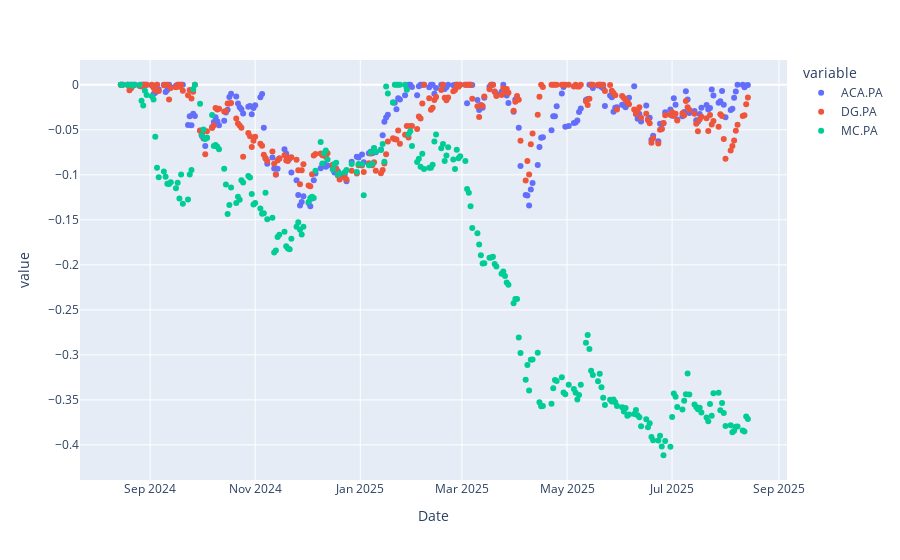

Source (notebook cell):
### Code cell
def drawdowns_comparison(self, portfolio_history, benchmark):
    """
    Generate a performance comparison chart with portfolio, benchmark, and individual assets.
    
    Parameters:
    -----------
    portfolio_history : pd.DataFrame
        Historical portfolio data with assets as columns
    benchmark : pd.Series
        Benchmark time series data
    
    Returns:
    --------
    str : HTML string of the chart
    """
    # Prepare data
    asset_names = portfolio_history.columns.tolist()
    comparison_data = portfolio_history.copy()
    comparison_data["Portfolio"] = portfolio_history.sum(axis=1)
    comparison_data['Benchmark'] = benchmark
    comparison_data = comparison_data.dropna()

    # Calculate the cumulative percentage change in price or returns
    indexed_data = 100 * (1 + comparison_data.pct_change()).cumprod()

    # Identify the peaks and calculate drawdowns
    peaks = indexed_data.cummax()
    indexed_data = (indexed_data - peaks) / peaks
    
    # Create figure
    fig = go.Figure()
    
    # Add portfolio line
    fig.add_trace(go.Scatter(
        x=indexed_data.index,
        y=indexed_data["Portfolio"],
        line_color="#1a3a8f",
        mode='lines',
        name='Portfolio'
    ))
    
    # Add benchmark line
    fig.add_trace(go.Scatter(
        x=indexed_data.index,
        y=indexed_data["Benchmark"],
        line_color='#d62728',
        mode='lines',
        name='Benchmark'
    ))
    
    # Add individual assets (initially hidden)
    color_palette = self._generate_color_palette("#1a3a8f", len(asset_names) + 1)
    for asset, color in zip(asset_names, color_palette[1:]):
        fig.add_trace(go.Scatter(
            x=indexed_data.index,
            y=indexed_data[asset],
            line=dict(color=color, dash='dashdot'),
            mode='lines',
            name=asset,
            visible='legendonly'
        ))
    
    return self._apply_standard_layout(fig).to_html(config={'displaylogo': False})

### Figure 1 — Plotly figure (JSON) as saved in the notebook; plotly's stock layout.template omitted (floating-point values rounded to 4 significant figures; data arrays with more than 128 entries replaced by an {"elided": "..."} marker saying what was removed)
{"data": [{"hovertemplate": "variable=ACA.PA<br>Date=%{x}<br>value=%{y}<extra></extra>", "legendgroup": "ACA.PA", "marker": {"color": "#636efa", "symbol": "circle"}, "mode": "markers", "name": "ACA.PA", "orientation": "v", "showlegend": true, "type": "scatter", "x": {"elided": "256 str values"}, "xaxis": "x", "y": {"elided": "256 float values"}, "yaxis": "y"}, {"hovertemplate": "variable=DG.PA<br>Date=%{x}<br>value=%{y}<extra></extra>", "legendgroup": "DG.PA", "marker": {"color": "#EF553B", "symbol": "circle"}, "mode": "markers", "name": "DG.PA", "orientation": "v", "showlegend": true, "type": "scatter", "x": {"elided": "256 str values"}, "xaxis": "x", "y": {"elided": "256 float values"}, "yaxis": "y"}, {"hovertemplate": "variable=MC.PA<br>Date=%{x}<br>value=%{y}<extra></extra>", "legendgroup": "MC.PA", "marker": {"color": "#00cc96", "symbol": "circle"}, "mode": "markers", "name": "MC.PA", "orientation": "v", "showlegend": true, "type": "scatter", "x": {"elided": "256 str values"}, "xaxis": "x", "y": {"elided": "256 float values"}, "yaxis": "y"}], "layout": {"legend": {"title": {"text": "variable"}, "tracegroupgap": 0}, "margin": {"t": 60}, "xaxis": {"anchor": "y", "domain": [0, 1], "title": {"text": "Date"}}, "yaxis": {"anchor": "x", "domain": [0, 1], "title": {"text": "value"}}}}
